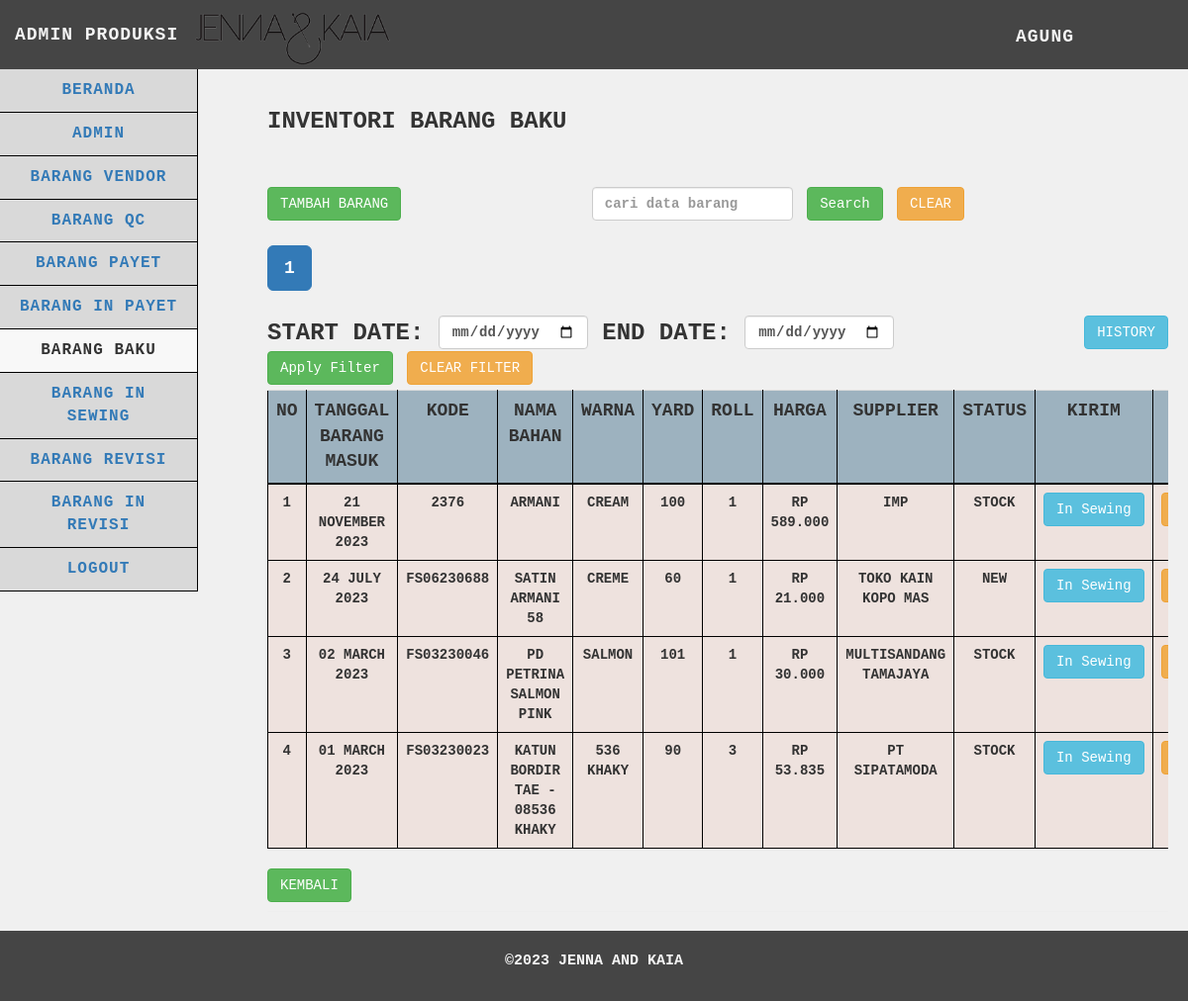
The page /produksi/barangbaku/barangbaku.php (signed in) on the database its author committed.
### tables this page shows
CREATE TABLE `barangbaku` (
  `idbarang_baku` int(25) NOT NULL,
  `tgl_brg_masuk` date NOT NULL,
  `kode` varchar(255) NOT NULL,
  `nama` varchar(255) NOT NULL,
  `warna` varchar(255) NOT NULL,
  `inyard` int(255) NOT NULL,
  `stock` int(255) NOT NULL,
  `harga` int(255) NOT NULL,
  `supplier` varchar(255) NOT NULL,
  `status` varchar(255) NOT NULL
);

### produksi/barangbaku/functions.php (called while the page is built, shortened)
<?php
$db = mysqli_connect("localhost", "root", "", "gudangjenna");
function query($query)
{
    global $db;
    $result = mysqli_query($db, $query);
    $rows = [];
    while ($row = mysqli_fetch_assoc($result)) {
        $rows[] = $row;
    }
    return $rows;
}
function getNama($username)
{
    global $db;
    $query = "SELECT nama FROM admin WHERE username = '$username' AND role = 'produksi'";
    $result = mysqli_query($db, $query);
    if ($result && mysqli_num_rows($result) > 0) {
        $user = mysqli_fetch_assoc($result);
        return $user['nama'];
    } else {
        return "Nama Tidak Ditemukan";
    }
}
function formatDate($dateString)
{
    $timestamp = strtotime($dateString);
    return date('d F Y', $timestamp);
}
function format_rupiah($angka)
{
    return 'Rp ' . number_format($angka, 0, ',', '.');
}

### produksi/barangbaku/barangbaku.php (the view, shortened to what this page needs)
<?php
require 'functions.php';
$barangbaku = query("SELECT * FROM barangbaku");
$limit = 20;
$page = isset($_GET['page']) ? $_GET['page'] : 1;
$start = ($page - 1) * $limit;
$start_date = isset($_GET['start_date']) ? $_GET['start_date'] : '';
$end_date = isset($_GET['end_date']) ? $_GET['end_date'] : '';
$date_filter = '';
$search = isset($_GET['search']) ? $_GET['search'] : '';
$search_filter = '';
$query = "SELECT * FROM barangbaku $date_filter $search_filter ORDER BY idbarang_baku DESC LIMIT $start, $limit";
$barangbaku = query($query);
$totalRecordsSearchDateFilter = count(query("SELECT * FROM barangbaku $date_filter $search_filter"));
$totalPagesSearchDateFilter = ceil($totalRecordsSearchDateFilter / $limit);
?>
<!DOCTYPE html>
<html>
<head>
    <link href="../../vendor/css/bootstrap/bootstrap.min.css" rel="stylesheet">
    <link href="../../vendor/css/bootstrap/bootstrap.css" rel="stylesheet">
    <link href="../../vendor/font-awesome/css/font-awesome.min.css" rel="stylesheet" type="text/css">
    <link href="../../css/tabel.css" rel="stylesheet">
</head>
<body>
    <nav class="navbar navbar-default navbar-static-top" role="navigation" style="margin-bottom: 0">
        <div class="navbar-header">
            <img src="../../images/Jenna-Kaia.png" alt="Logo Perusahaan" class="navbar-logo">
            <a class="navbar-brand">ADMIN PRODUKSI</a>
        </div>
        <ul class="nav navbar-top-links navbar-right">
            <li class="dropdown">
                <a class="dropdown-toggle" data-toggle="dropdown" href="../logout.php"><?php echo getNama($_SESSION['usernamepr']); ?></i>
                </a>
            </li>
        </ul>
        <div class="navbar-default sidebar" role="navigation" style="font-size: medium;">
            <div class="sidebar-nav navbar-collapse">
                <ul class="nav" id="side-menu">
                    <li>
                        <a href="../beranda.php">
                            BERANDA
                        </a>
                    </li>
                    <li>
                        <a href="../admin/admin.php">
                            ADMIN
                        </a>
                    </li>
                    <li>
                        <a href="../barangvendor/barangvendor.php">
                            BARANG VENDOR
                        </a>
                    </li>
                    <li>
                        <a href="../barangqc/barangqc.php">
                            BARANG QC
                        </a>
                    </li>
                    <li>
                        <a href="../barangpayet/barangpayet.php">
                            BARANG PAYET
                        </a>
                    </li>
                    <li>
                        <a href="../baranginpayet/baranginpayet.php">
                            BARANG IN PAYET
                        </a>
                    </li>
                    <li class="active">
                        <a href="barangbaku.php">
                            BARANG BAKU
                        </a>
                    </li>
                    <li>
                        <a href="../baranginsewing/baranginsewing.php">
                            BARANG IN SEWING
                        </a>
                    </li>
                    <li>
                        <a href="../barangrevisi/barangrevisi.php">
                            BARANG REVISI
                        </a>
                    </li>
                    <li>
                        <a href="../baranginrevisi/baranginrevisi.php">
                            BARANG IN REVISI
                        </a>
                    </li>
                    <li>
                        <a href="../logout.php" onclick="return confirm('yakin ingin logout?')">
                            Logout
                        </a>
                    </li>
                </ul>
            </div>
        </div>
    </nav>
    <div class="content">
        <div class="container-fluid">
            <h1 class="page-header">Inventori Barang Baku
                <br><br><br>
                <div class="row">
                    <div class="col-md-4">
                        <div class="text-left">
                            <a href="#" class="btn btn-success" data-toggle="modal" data-target="#tambahBarangModal">Tambah
                                Barang</a>
                        </div>
                    </div>
                    <div class="col-md-6">
                        <form action="" method="GET" class="form-inline">
                            <input type="text" class="form-control mx-2" id="search" name="search" value="<?php echo $_GET['search'] ?? ''; ?>" placeholder="cari data barang">
                            <button type="submit" class="btn btn-success">Search</button>
                            <a href="barangbaku.php" class="btn btn-warning mx-2">Clear</a>
                        </form>
                    </div>
                </div>
                <div class="row" style="margin-top: 5px;">
                    <div class="col-md-6">
                        <div class="button-group" style="display: flex; align-items: center;">
                            <div class="pagination-container">
                                <ul class="pagination pagination-lg">
                                    <?php
                                    $startPage = max(1, $page - 1);
                                    $endPage = min($totalPagesSearchDateFilter, $startPage + 4);
                                    for ($p = $startPage; $p <= $endPage; $p++) :
                                    ?>
                                        <li class="<?php if ($p == $page) echo 'active'; ?>">
                                            <a href="?page=<?php echo $p; ?>&start_date=<?php echo $start_date; ?>&end_date=<?php echo $end_date; ?>&search=<?php echo $search; ?>">
                                                <?php echo $p; ?>
                                            </a>
                                        </li>
                                    <?php endfor; ?>
                                </ul>
                            </div>
                        </div>
                    </div>
                </div>
                <div class="row" style="margin-top: 5px; margin-bottom: 5px">
                    <div class="col-md-10">
                        <form action="" method="GET" class="form-inline">
                            <label for="start_date">Start Date:</label>
                            <input type="date" class="form-control mx-2" id="start_date" name="start_date" value="<?php echo $_GET['start_date'] ?? ''; ?>">
                            <label for="end_date">End Date:</label>
                            <input type="date" class="form-control mx-2" id="end_date" name="end_date" value="<?php echo $_GET['end_date'] ?? ''; ?>">
                            <button type="submit" class="btn btn-success">Apply Filter</button>
                            <a href="barangbaku.php" class="btn btn-warning mx-2">Clear Filter</a>
                        </form>
                    </div>
                    <div class="col-md-2 text-right">
                        <a href="barangbaku_history.php" class="btn btn-info mx-2" target="_blank">History</a>
                    </div>
                </div>
                <div class="table-responsive">
                    <table id="data-table" class="table table-hover">
                        <tr>
                            <th scope="col">No</th>
                            <th scope="col">Tanggal Barang Masuk</th>
                            <th scope="col">Kode</th>
                            <th scope="col">Nama Bahan</th>
                            <th scope="col">Warna</th>
                            <th scope="col">Yard</th>
                            <th scope="col">Roll</th>
                            <th scope="col">Harga</th>
                            <th scope="col">Supplier</th>
                            <th scope="col">Status</th>
                            <th scope="col">Kirim</th>
                            <th scope="col">Aksi</th>
                        </tr>
                        <?php $i = $start + 1; ?>
                        <?php foreach ($barangbaku as $row) : ?>
                            <tr class="data-row">
                                <td><?= $i; ?></td>
                                <td><?= formatDate($row["tgl_brg_masuk"]); ?></td>
                                <td><?= $row["kode"]; ?></td>
                                <td><?= $row["nama"]; ?></td>
                                <td><?= $row["warna"]; ?></td>
                                <td><?= $row["inyard"]; ?></td>
                                <td><?= $row["stock"]; ?></td>
                                <td><?= format_rupiah($row["harga"]); ?></td>
                                <td><?= $row["supplier"]; ?></td>
                                <td><?= $row["status"]; ?></td>
                                <td>
                                    <div class="btn-group text-center" style="display: flex; justify-content: center;">
                                        <form action="kirim_insewing.php" method="post" style="margin: 0;">
                                            <button type="submit" class="btn btn-info" onclick="return confirm('Apakah Anda ingin mengirim barang tersebut?');">In
                                                Sewing</button>
                                        </form>
                                    </div>
                                </td>
                                <td>
                                    <div class="btn-group text-center" style="display: flex; justify-content: center;">
                                        <button type="button" class="btn btn-warning delete-button" data-id="<?= $row["idbarang_baku"]; ?>">Hapus</button>
                                    </div>
                                </td>
                            </tr>
                            <?php $i++; ?>
                        <?php endforeach; ?>
                    </table>
                </div>
                <div>
                    <a href="../beranda.php" class="btn btn-success">Kembali</a>
                </div>
        </div>
    </div>
    <footer>
        <p>©2023 Jenna and Kaia</p>
    </footer>
</body>
</html>

### css/tabel.css (style rules this page uses)
body { font-family: "Courier New", Courier, monospace; text-transform: uppercase; margin: 0; padding: 0; background-color: #f0f0f0; display: flex; flex-direction: column; min-height: 100vh; }
p { font-size: 15px; }
h1 { text-transform: uppercase; font-weight: 500; }
.page-header { font-weight: bold; font-size: 24px; }
.navbar-logo { max-height: 60px; width: auto; margin-top: 10px; }
.navbar-default.sidebar .nav > li.active > a { background-color: #f8f8f8; color: #333; }
.navbar { background-color: #454545; font-size: large; letter-spacing: 1px; font-weight: 700; font-family: "Courier New", Courier, monospace; text-transform: uppercase; border: none; height: 70px; position: fixed; top: 0; width: 100%; z-index: 99; }
.navbar-header .navbar-brand { color: whitesmoke; margin-top: 10px; }
.dropdown { background-color: #454545; width: 100%; }
.dropdown-toggle { color: whitesmoke; margin-top: 10px; }
.navbar-top-links { margin-right: 0; }
.navbar-top-links li { display: inline-block; }
.navbar-top-links li:last-child { margin-right: 100px; }
.navbar-top-links li a { padding: 15px; min-height: 50px; }
.sidebar { background-color: #d9d9d9; text-align: center; }
.sidebar .sidebar-nav.navbar-collapse { padding-left: 0; padding-right: 0; }
.sidebar ul li { border-bottom: 1px solid black; border-right: 1px solid black; }
@media (min-width: 768px) { .sidebar { z-index: 1; position: absolute; width: 200px; margin-top: 70px; } }
@media (min-width: 768px) { .navbar-top-links { margin-left: auto; } }
.content { padding-top: 50px; padding-bottom: 50px; flex: 1; }
.container-fluid { padding: 20px; }
.table { border-collapse: collapse; width: 100%; }
.table th { background-color: #9db2bf; border: 1px solid black; text-align: center; border-bottom: 2px solid black; font-size: 18px; }
.table td { background-color: #eee2de; border: 1px solid black; text-align: center; font-size: 14px; }
@media (min-width: 768px) { .content { margin-left: 250px; } }
footer { text-transform: uppercase; padding: 20px; color: whitesmoke; background-color: #454545; text-align: center; font-weight: bold; position: fixed; bottom: 0; left: 0; width: 100%; }
footer p { text-align: center; }
.pagination-container { display: flex; justify-content: center; align-items: center; }

### rows shown on the page
barangbaku: tgl_brg_masuk "21 NOVEMBER 2023", kode "2376", nama "ARMANI", warna "CREAM", inyard "100", stock "1", harga "RP 589.000", supplier "IMP", status "STOCK"
barangbaku: tgl_brg_masuk "24 JULY 2023", kode "FS06230688", nama "SATIN ARMANI 58", warna "CREME", inyard "60", stock "1", harga "RP 21.000", supplier "TOKO KAIN KOPO MAS", status "NEW"
barangbaku: tgl_brg_masuk "02 MARCH 2023", kode "FS03230046", nama "PD PETRINA SALMON PINK", warna "SALMON", inyard "101", stock "1", harga "RP 30.000", supplier "MULTISANDANG TAMAJAYA", status "STOCK"
barangbaku: tgl_brg_masuk "01 MARCH 2023", kode "FS03230023", nama "KATUN BORDIR TAE - 08536 KHAKY", warna "536 KHAKY", inyard "90", stock "3", harga "RP 53.835", supplier "PT SIPATAMODA", status "STOCK"

### other values the page prints
getNama($_SESSION['usernamepr']) "AGUNG"
